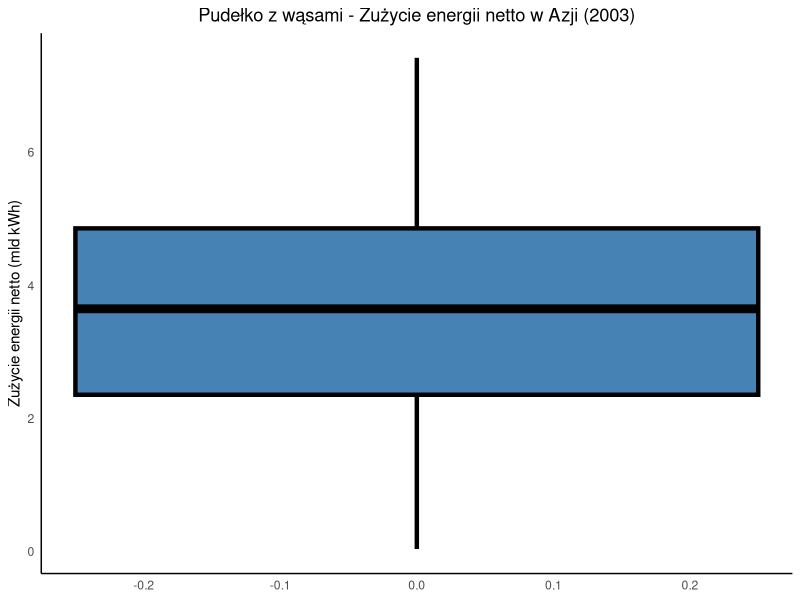
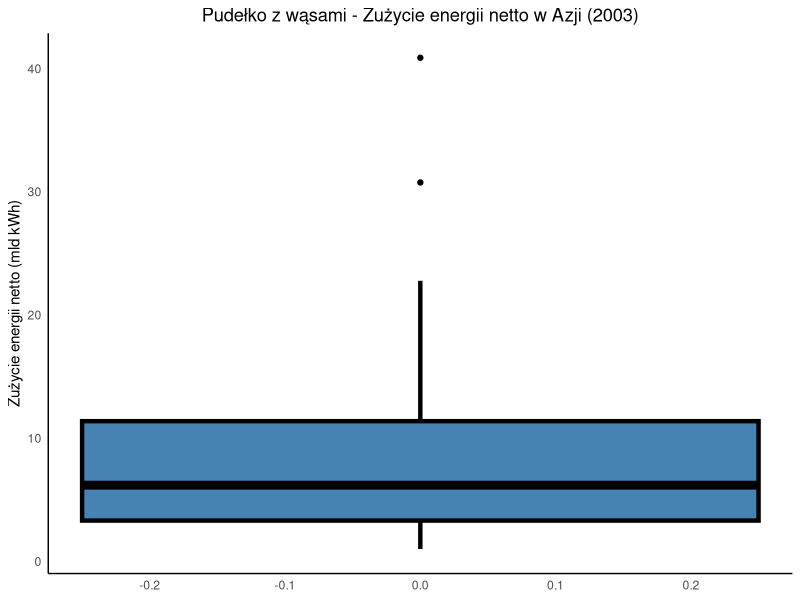
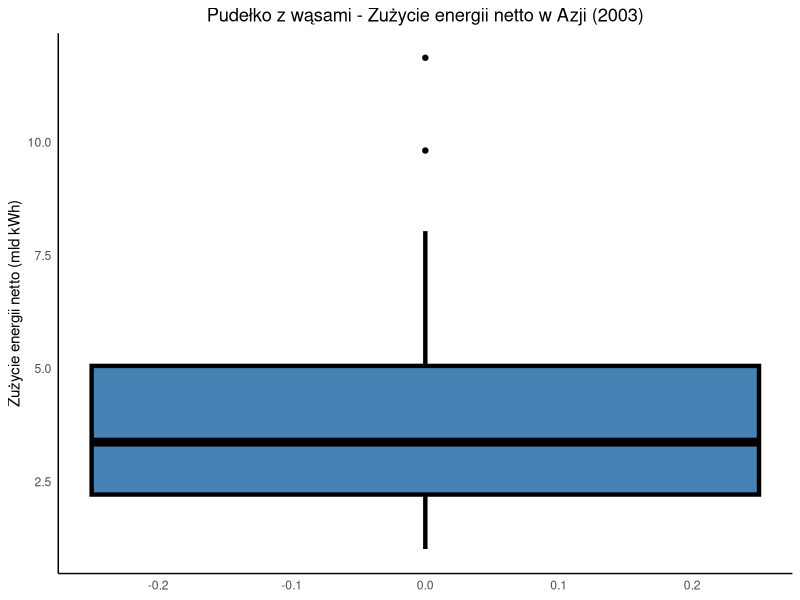
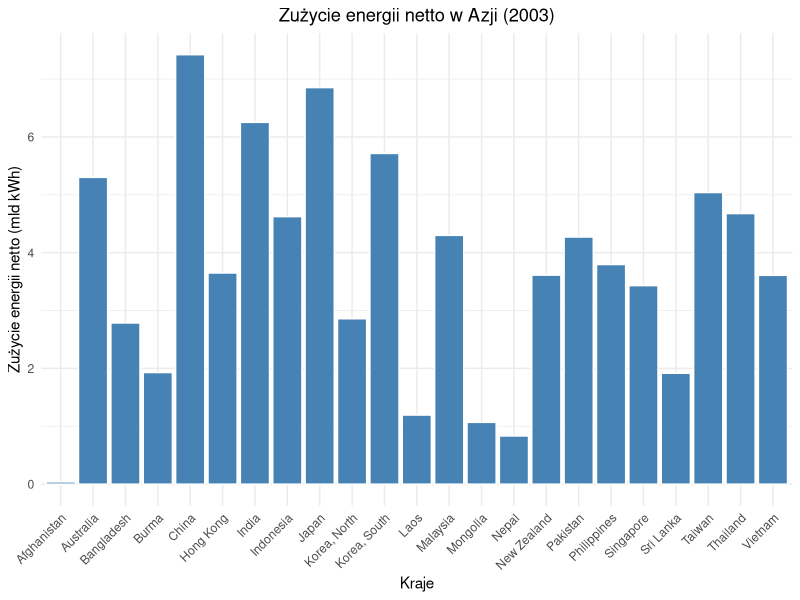
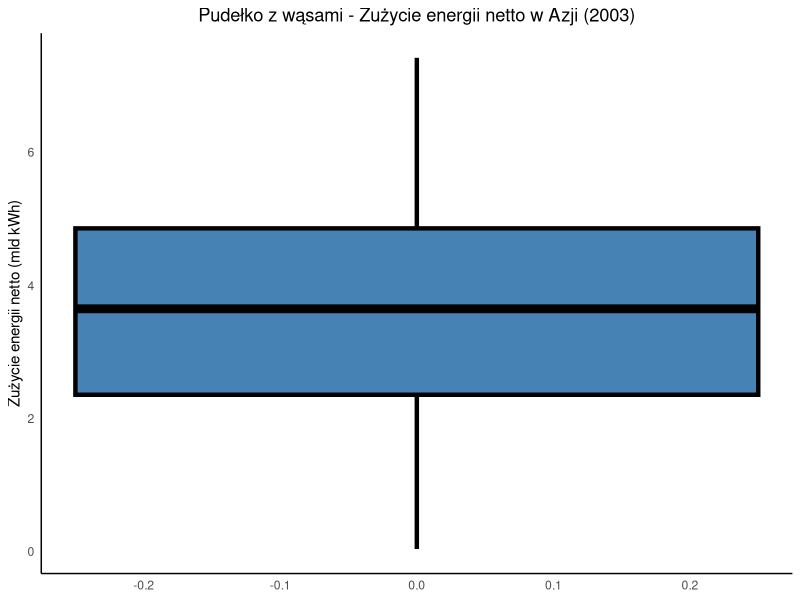
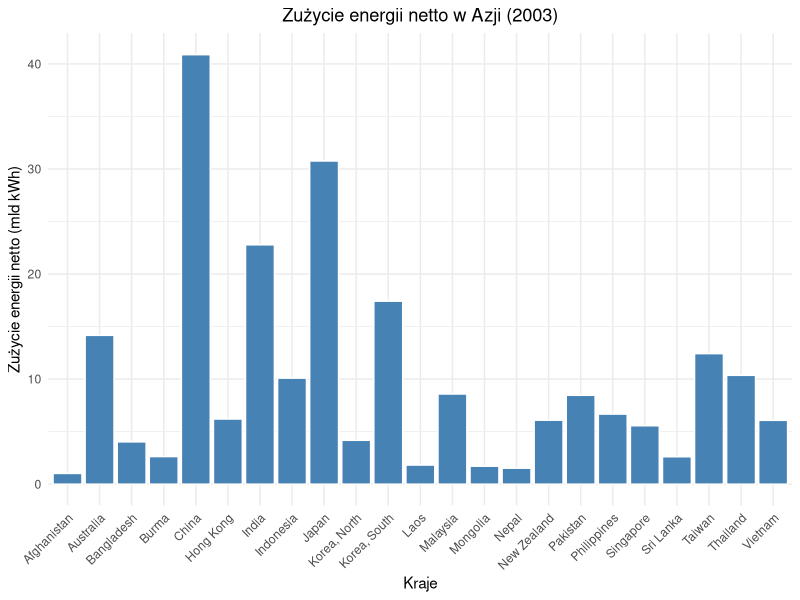
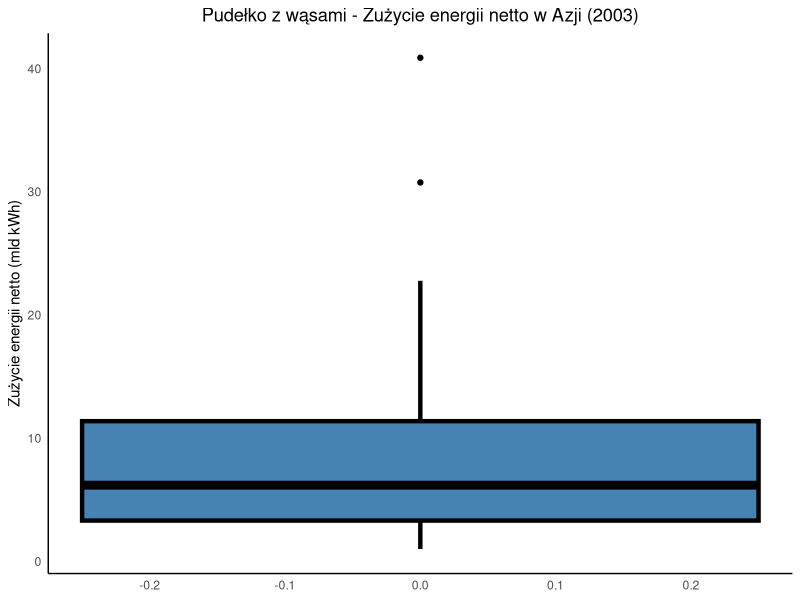
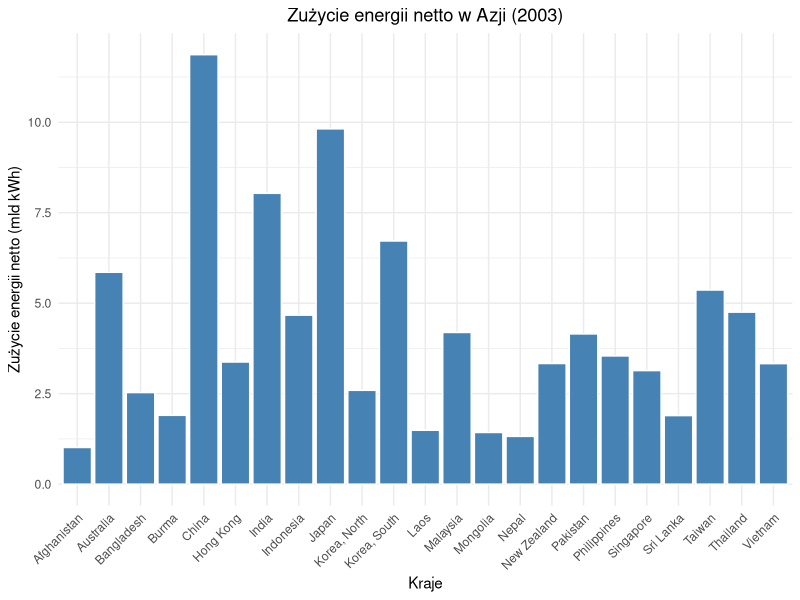

Write R code to recreate these figures, in order.
# Wczytanie pakietów
#if(!require(tseries)){install.packages("tseries", "readxl", "ggplot2")} # nolint
library(readxl)
library(ggplot2)
library(tseries)

# Wczytanie danych z pliku
data <- read_excel("Data/energy.xlsx")

print(colnames(data))

# Usunięcie ostatniego wiersza/podsumowującego
data <- data[-nrow(data), ]

energy <- data$"Billions of Kilowatt-Hours"

# Obliczenie statystyk
mean_value <- mean(energy)
variance <- var(energy)
std_dev <- sd(energy)
median_value <- median(energy)
q1 <- quantile(energy, 0.25)
q3 <- quantile(energy, 0.75)
min_value <- min(energy)
max_value <- max(energy)
iqr <- IQR(energy)
skewness <- sum((energy - mean_value)^3) / (length(energy) * std_dev^3)
kurtosis <- sum((energy - mean_value)^4) / (length(energy) * std_dev^4) - 3

# Wyświetlenie wyników
cat("Średnia z próby:", mean_value, "\n")
cat("Wariancja z próby:", variance, "\n")
cat("Odchylenie standardowe z próby:", std_dev, "\n")
cat("Mediana:", median_value, "\n")
cat("Pierwszy kwartyl:", q1, "\n")
cat("Trzeci kwartyl:", q3, "\n")
cat("Minimum:", min_value, "\n")
cat("Maximum:", max_value, "\n")
cat("Rozstęp międzykwartylowy:", iqr, "\n")
cat("Skośność:", skewness, "\n")
cat("Kurtoza:", kurtosis, "\n")


binwidth <- IQR(energy) / 4

# Histogram

# histogram <- ggplot(data, aes(x = Country)) +
#   geom_bar(aes(y = energy), stat = "identity", fill = "steelblue", color = "white") + # nolint
#   labs(x = "Kraje", y = "Zużycie energii netto (mld kWh)") +
#   ggtitle("Zużycie energii netto w Azji (2003)") +
#   theme_minimal() +
#   theme(axis.text.x = element_text(angle = 45, hjust = 1),
#         plot.title = element_text(hjust = 0.5))

# print(histogram) # nolint
# ggsave("histogram_energia.pdf", plot = histogram, device = "pdf") # nolint


#Pudełko z wąsami

# boxplot <- ggplot(data, aes(y = energy)) +
#   geom_boxplot(fill = "steelblue", color = "black", width = 0.5, lwd = 1.5, lty = 1) + # nolint
#   labs(y = "Zużycie energii netto (mld kWh)") +
#   ggtitle("Pudełko z wąsami - Zużycie energii netto w Azji (2003)") +
#   theme_minimal() +
#   theme(panel.grid.major = element_blank(),
#         panel.grid.minor = element_blank(), # nolint
#         axis.line = element_line(), # nolint
#         plot.title = element_text(hjust = 0.5))

# print(boxplot) # nolint
# ggsave("boxplot_energia.pdf", plot = boxplot, device = "pdf") # nolint


# Testy normalności
# shapiro_result <- shapiro.test(energy)
# print(shapiro_result)

# ks_result <- ks.test(energy, "pnorm")
# print(ks_result)

# jarque_result <- jarque.bera.test(energy)
# print(jarque_result)


# Przekształcenie logarytmiczne
transformed_log <- log(energy)
print(transformed_log)

histogram <- ggplot(data, aes(x = Country)) +
  geom_bar(aes(y = transformed_log), stat = "identity", fill = "steelblue", color = "white") + # nolint
  labs(x = "Kraje", y = "Zużycie energii netto (mld kWh)") +
  ggtitle("Zużycie energii netto w Azji (2003)") +
  theme_minimal() +
  theme(axis.text.x = element_text(angle = 45, hjust = 1),
        plot.title = element_text(hjust = 0.5))

#print(histogram) # nolint
ggsave("histogram_energia_log.pdf", plot = histogram, device = "pdf") # nolint

boxplot <- ggplot(data, aes(y = transformed_log)) +
  geom_boxplot(fill = "steelblue", color = "black", width = 0.5, lwd = 1.5, lty = 1) + # nolint
  labs(y = "Zużycie energii netto (mld kWh)") +
  ggtitle("Pudełko z wąsami - Zużycie energii netto w Azji (2003)") +
  theme_minimal() +
  theme(panel.grid.major = element_blank(),
        panel.grid.minor = element_blank(), # nolint
        axis.line = element_line(), # nolint
        plot.title = element_text(hjust = 0.5))

print(boxplot) # nolint
ggsave("boxplot_energia_log.pdf", plot = boxplot, device = "pdf") # nolint

# Weryfikacja normalności dla przekształcenia logarytmicznego
shapiro_result <- shapiro.test(transformed_log)
jarque_result <- jarque.bera.test(transformed_log)
ks_result <- ks.test(transformed_log, "pnorm")

print("Przekształcenie logarytmiczne:")
print(shapiro_result)
print(jarque_result)
print(ks_result)

# Przekształcenie pierwiastka kwadratowego
transformed_sqrt <- sqrt(energy)

histogram <- ggplot(data, aes(x = Country)) +
  geom_bar(aes(y = transformed_sqrt), stat = "identity", fill = "steelblue", color = "white") + # nolint
  labs(x = "Kraje", y = "Zużycie energii netto (mld kWh)") +
  ggtitle("Zużycie energii netto w Azji (2003)") +
  theme_minimal() +
  theme(axis.text.x = element_text(angle = 45, hjust = 1),
        plot.title = element_text(hjust = 0.5))

#print(histogram) # nolint
ggsave("histogram_energia_sqrt.pdf", plot = histogram, device = "pdf") # nolint

boxplot <- ggplot(data, aes(y = transformed_sqrt)) +
  geom_boxplot(fill = "steelblue", color = "black", width = 0.5, lwd = 1.5, lty = 1) + # nolint
  labs(y = "Zużycie energii netto (mld kWh)") +
  ggtitle("Pudełko z wąsami - Zużycie energii netto w Azji (2003)") +
  theme_minimal() +
  theme(panel.grid.major = element_blank(),
        panel.grid.minor = element_blank(), # nolint
        axis.line = element_line(), # nolint
        plot.title = element_text(hjust = 0.5))

print(boxplot) # nolint
ggsave("boxplot_energia_sqrt.pdf", plot = boxplot, device = "pdf") # nolint

# Weryfikacja normalności dla przekształcenia pierwiastka kwadratowego
shapiro_result <- shapiro.test(transformed_sqrt)
jarque_result <- jarque.bera.test(transformed_sqrt)
ks_result <- ks.test(transformed_sqrt, "pnorm")

print("Przekształcenie pierwiastka kwadratowego:")
print(shapiro_result)
print(jarque_result)
print(ks_result)

# Przekształcenie pierwiastka sześciennego
transformed_cbrt <- energy^(1/3)

histogram <- ggplot(data, aes(x = Country)) +
  geom_bar(aes(y = transformed_cbrt), stat = "identity", fill = "steelblue", color = "white") + # nolint
  labs(x = "Kraje", y = "Zużycie energii netto (mld kWh)") +
  ggtitle("Zużycie energii netto w Azji (2003)") +
  theme_minimal() +
  theme(axis.text.x = element_text(angle = 45, hjust = 1),
        plot.title = element_text(hjust = 0.5))

#print(histogram) # nolint
ggsave("histogram_energia_cbrt.pdf", plot = histogram, device = "pdf") # nolint

boxplot <- ggplot(data, aes(y = transformed_cbrt)) +
  geom_boxplot(fill = "steelblue", color = "black", width = 0.5, lwd = 1.5, lty = 1) + # nolint
  labs(y = "Zużycie energii netto (mld kWh)") +
  ggtitle("Pudełko z wąsami - Zużycie energii netto w Azji (2003)") +
  theme_minimal() +
  theme(panel.grid.major = element_blank(),
        panel.grid.minor = element_blank(), # nolint
        axis.line = element_line(), # nolint
        plot.title = element_text(hjust = 0.5))

print(boxplot) # nolint
ggsave("boxplot_energia_cbrt.pdf", plot = boxplot, device = "pdf") # nolint

# Weryfikacja normalności dla przekształcenia pierwiastka sześciennego
shapiro_result <- shapiro.test(transformed_cbrt)
jarque_result <- jarque.bera.test(transformed_cbrt)
ks_result <- ks.test(transformed_cbrt, "pnorm")

print("Przekształcenie pierwiastka sześciennego:")
print(shapiro_result)
print(jarque_result)
print(ks_result)
